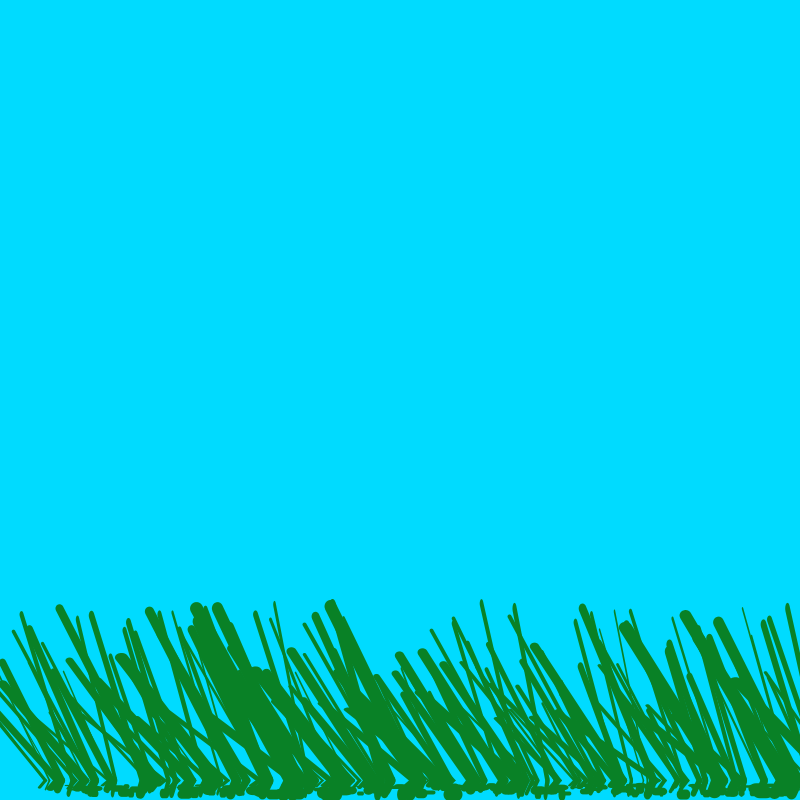
Frame 1 (no input)
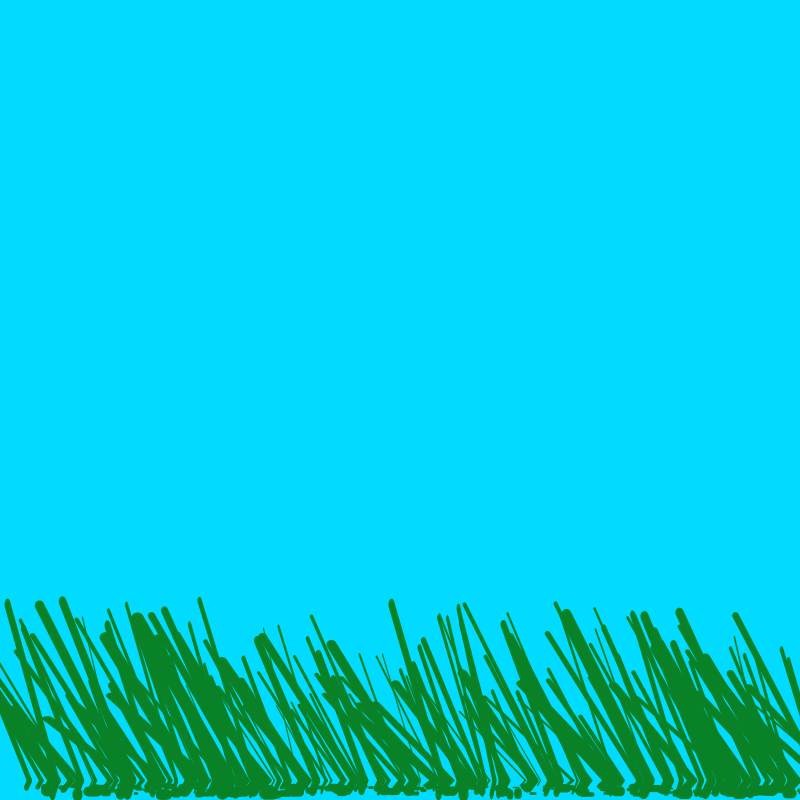
Frame 2 (the mouse pressed at the canvas centre, redrawn once)

The Processing sketch that drew these frames (run headless with seeded random() and noise(); the mouse was pressed at the canvas centre and the sketch redrawn once):

// Processing sketch: processing_90732
// ── processing_90732.pde

void setup()
{
  size(800,800);
  smooth();
  noLoop();
}
 
void draw()
{
  background(0,219,255);
 
  for(int e = 5; e<= width+5; e+=5)
  { 
    float rw = random(0.5,1.5);
    float rh = random(0.5,1.5);
    int rs = int(random(214));
    int rsw = int(random(2,10));
    grass(e, height-20, rw,rh, rs,rsw);
  }
}
 
void grass(float x, float y, float w, float h, int s, int sw)
{
  pushMatrix();
  translate(x,y);
  scale(w,h);
  stroke(9,129,38);
  strokeWeight(sw);
 
 
 
  line(30, 80, 30,80);
  line(60, 10, 65, 10);
  line(-30, -120, 35, 0);
  line(30, 10, 35, 0);
  popMatrix();
}
